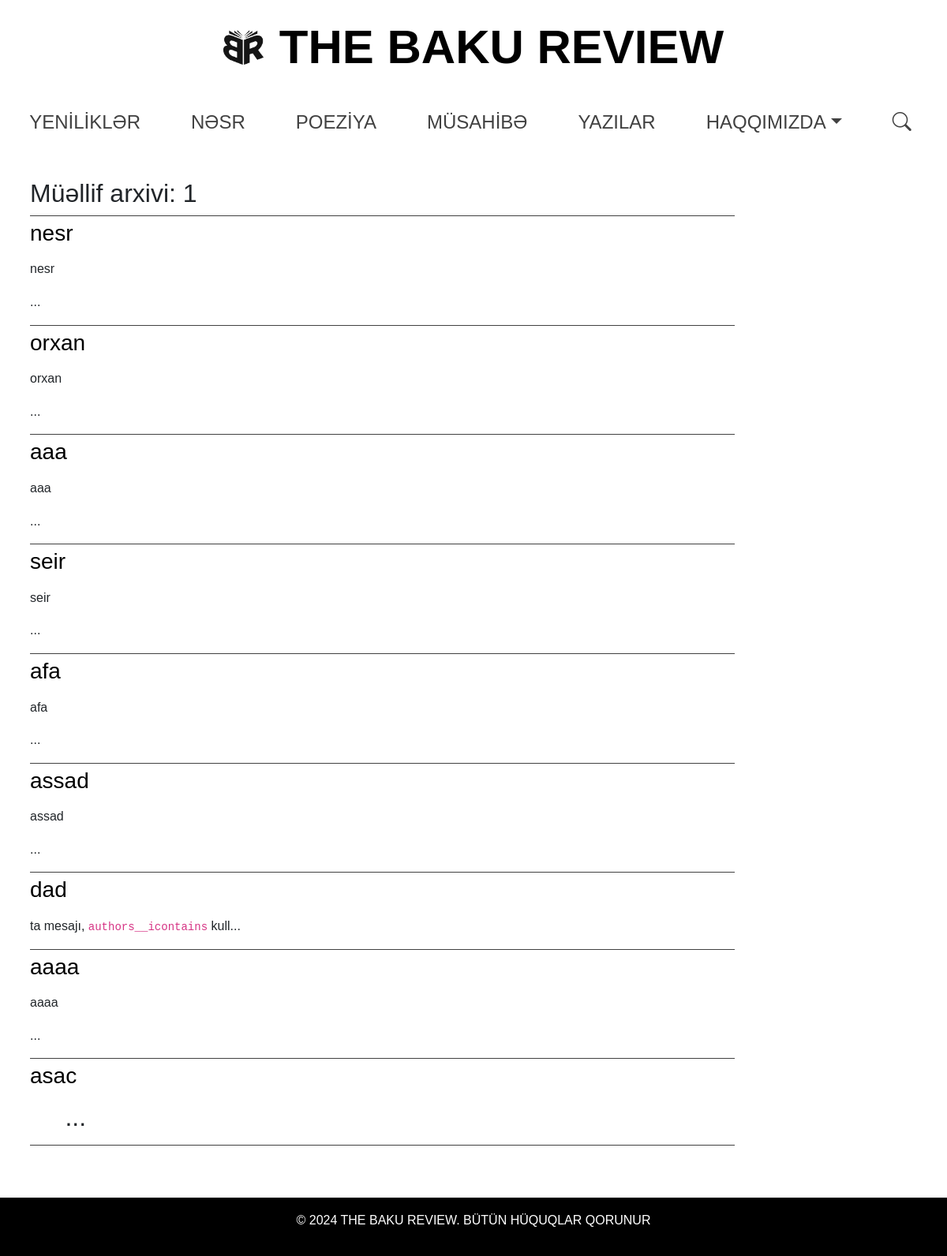
/author/1/, run on an earlier commit of the app's database.
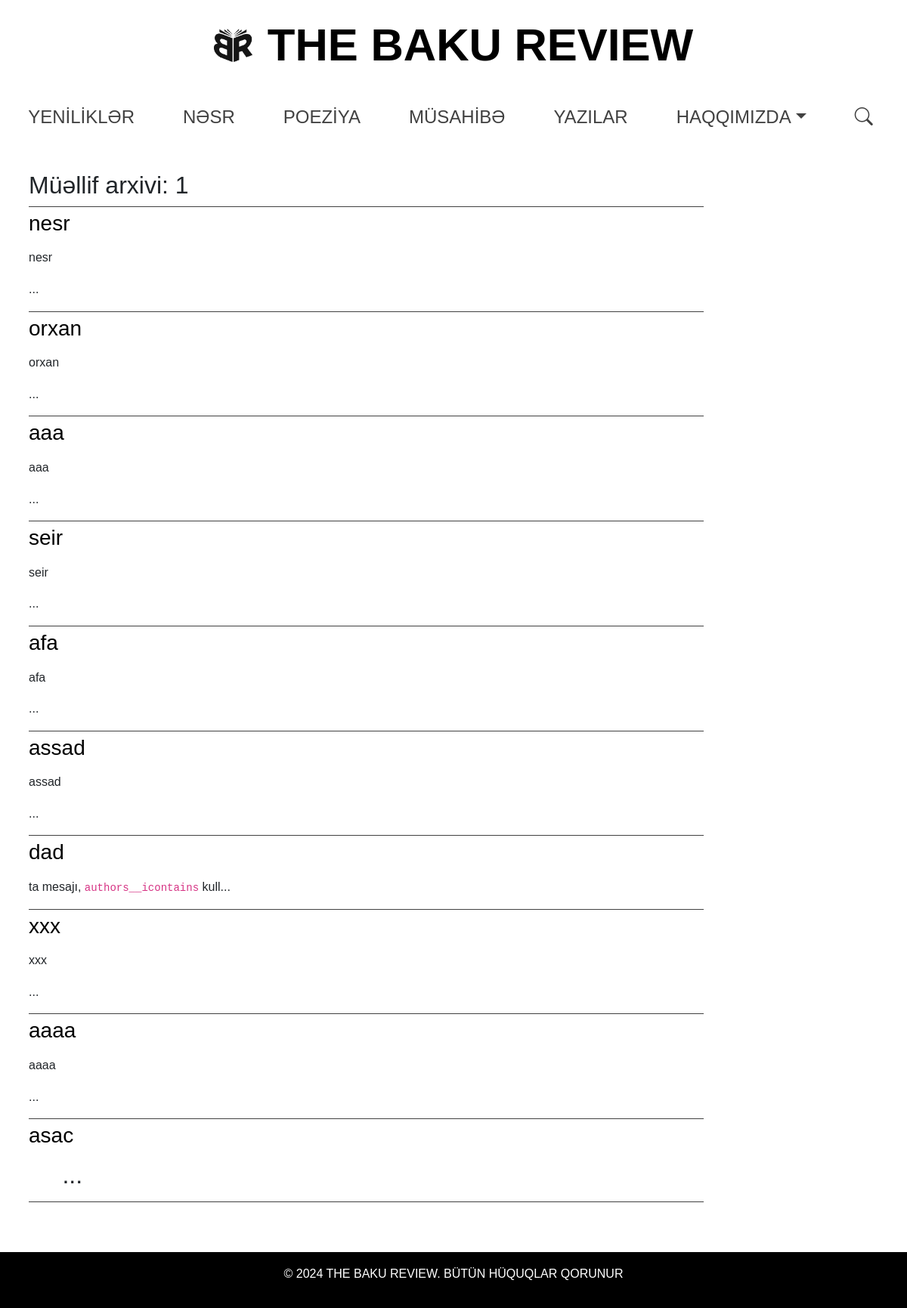
And on a later commit of the database.
### core/models.py (models this page shows, shortened)
class BaseModel(models.Model):
    title = models.CharField(max_length=200, db_index=True)
    slug = models.SlugField(max_length=200, unique=True, blank=True)
    content = CKEditor5Field("Text", config_name="extends")
    image = models.ImageField(upload_to=get_image_upload_path)
    thumbnail = models.ImageField(
        upload_to=get_image_upload_path, null=True, blank=True
    )
    authors = models.ManyToManyField(
        Author, related_name="%(class)s_authors", blank=True
    )
    is_active = models.BooleanField(default=True)
    created_at = models.DateTimeField(auto_now_add=True)
    class Meta:
        abstract = True

class Prose(BaseModel):
    class Meta:
        verbose_name = "Nəsr"
        verbose_name_plural = "Nəsr"

class Poetry(BaseModel):
    class Meta:
        verbose_name = "Poeziya"
        verbose_name_plural = "Poeziya"

class Writings(BaseModel):
    class Meta:
        verbose_name = "Yazılar"
        verbose_name_plural = "Yazılar"

class Interview(BaseModel):
    class Meta:
        verbose_name = "Müsahibə"
        verbose_name_plural = "Müsahibə"

class News(BaseModel):
    class Meta:
        verbose_name = "Yeniliklər"
        verbose_name_plural = "Yeniliklər"

### core/views.py (the view)
# urls.py: path("author/<str:author>/", views.author_detail, name="author_detail"),
def author_detail(request, author):
    queries = Q(
        authors__in=[
            author,
        ],
        is_active=True,
    )
    all_writings = list(
        chain(
            Prose.objects.filter(queries)
            .values("slug", "title", "content")
            .annotate(model_name=Value("prose")),
            Poetry.objects.filter(queries)
            .values("slug", "title", "content")
            .annotate(model_name=Value("poetry")),
            Writings.objects.filter(queries)
            .values("slug", "title", "content")
            .annotate(model_name=Value("writings")),
            Interview.objects.filter(queries)
            .values("slug", "title", "content")
            .annotate(model_name=Value("interview")),
            News.objects.filter(queries)
            .values("slug", "title", "content")
            .annotate(model_name=Value("interview")),
        )
    )
    context = {
        "author": author,
        "all_writings": all_writings,
    }
    return render(request, "author_detail.html", context)

### templates/author_detail.html (shortened to what this page needs)
{% extends 'base.html' %}
{% block content %}
    <h2>Müəllif arxivi: {{ author }}</h2>
    <div class="divider"></div>
    <ul class="list-unstyled">
        {% for writing in all_writings %}
            <li>
                <h3>
                    <a href="{% url writing.model_name|add:'_detail' writing.slug %}">
                        {{ writing.title }}
                    </a>
                </h3>
                <p>{{ writing.content|slice:":50"|truncatewords:25|safe }}...</p>
                <div class="divider"></div>
            </li>
        {% empty %}
            <p>Yazarın yazıları tapılmadı.</p>
        {% endfor %}
    </ul>
{% endblock %}

### templates/base.html (shortened to what this page needs)
{% load static %}
<!DOCTYPE html>
<html lang="en">
<head>
    <link href="https://cdn.jsdelivr.net/npm/bootstrap@5.3.0/dist/css/bootstrap.min.css" rel="stylesheet">
    <link rel="stylesheet" href="{% static 'css/styles.css' %}">
    <link rel="stylesheet" href="https://cdn.jsdelivr.net/npm/bootstrap-icons@1.10.5/font/bootstrap-icons.css">
</head>
<body>
    <header class="bg-white text-white text-center py-4" style="margin-bottom: 20px;">
        <h1 class="site-title">
            <a href="/" class="d-flex align-items-center" style="text-decoration: none; color: inherit;">
                <img src="{% static 'images/logo.png' %}" alt="Logo" class="logo" />
                <span>THE BAKU REVIEW</span>
            </a>
        </h1>
        <nav class="d-none d-md-block d-lg-block">
            <ul class="nav justify-content-center">
                <li class="nav-item"><a class="nav-link" href="{% url 'news_list' %}">YENİLİKLƏR</a></li>
                <li class="nav-item"><a class="nav-link" href="{% url 'prose_list' %}">NƏSR</a></li>
                <li class="nav-item"><a class="nav-link" href="{% url 'poetry_list' %}">POEZİYA</a></li>
                <li class="nav-item"><a class="nav-link" href="{% url 'interview_list' %}">MÜSAHİBƏ</a></li>
                <li class="nav-item"><a class="nav-link" href="{% url 'writings_list' %}">YAZILAR</a></li>
                <li class="nav-item dropdown">
                    <a class="nav-link dropdown-toggle" href="#" id="aboutDropdown" role="button" data-bs-toggle="dropdown" aria-expanded="false">HAQQIMIZDA</a>
                </li>
                <li class="nav-item d-flex align-items-center">
                    <a href="#" id="searchToggle" class="nav-link me-2">
                        <i class="bi bi-search"></i>
                    </a>
                </li>
            </ul>
        </nav>
    </header>
    <main class="container mt-5">
        {% block content %}
        {% endblock %}
    </main>
    <footer class="bg-dark text-white text-center py-3">
        <p>© 2024 THE BAKU REVIEW. BÜTÜN HÜQUQLAR QORUNUR</p>
    </footer>
</body>
</html>

### static/css/styles.css (style rules this page uses)
* { margin: 0; padding: 0; box-sizing: border-box; }
.logo { max-height: 3.7vw; margin-right: 20px; }
body { font-family: Arial, sans-serif; line-height: 1.6; display: flex; flex-direction: column; min-height: 100vh; margin: 0; }
header { background: #333; color: #ffffff; text-align: center; }
header h1 { margin-bottom: 2rem; font-size: 6rem; display: inline-block; width: auto; text-align: center; color: #000; font-weight: 580; white-space: nowrap; }
.container { width: 100%; padding-left: 0.5rem; padding-right: 1rem; }
nav ul { list-style: none; display: flex; justify-content: center; flex-wrap: wrap; }
nav ul li { margin: 0 1rem; }
nav ul li a { color: #ffffff; text-decoration: none; font-size: 1.5rem !important; }
.nav-link { color: rgb(65, 65, 65) !important; }
.mt-5 { margin-top: 0 !important; }
main { flex: 1; margin-bottom: 50px; }
.bg-dark { background-color: #000 !important; }
footer { background: #333; color: #fff; text-align: center; padding: 1rem 0; width: 100%; position: relative; bottom: 0; padding-top: 1rem !important; padding-bottom: 1rem !important; bottom: 0 !important; }
.site-title { font-size: 5vw; white-space: nowrap; }
.nav-link { transition: color 0.3s ease; }
.divider { width: 80%; margin-bottom: 5px; border-top: 1px solid rgb(65, 65, 65); }

### templates/base.html (style rules this page uses)
.nav-link { color: white; transition: color 0.3s; }

### templates/author_detail.html (style rules this page uses)
h3 a { color: black; text-decoration: none; }

What changed in the data, as far as the page shows it:
added Interview: title "xxx", content "xxx"
